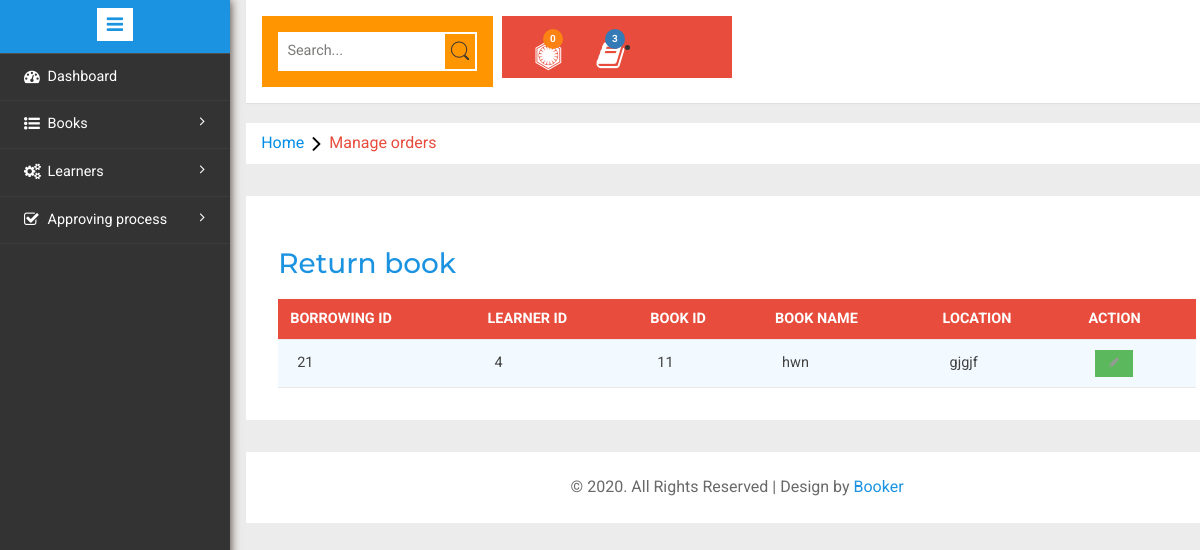
The app's page /librarian/returnbook.php with its own data.
### tables this page shows
CREATE TABLE `borrow` (
  `brid` int(11) NOT NULL,
  `learnerid` varchar(100) DEFAULT NULL,
  `bdate` timestamp NOT NULL DEFAULT CURRENT_TIMESTAMP,
  `bookid` varchar(100) DEFAULT NULL,
  `bookname` varchar(100) DEFAULT NULL,
  `location` varchar(100) DEFAULT NULL,
  `status` varchar(120) DEFAULT 'waiting'
);

### librarian/returnbook.php (the view, shortened to what this page needs)
<?php
include('includes/header.php');
include('includes/navbar.php');
?>
				</div>
<ol class="breadcrumb">
                <li class="breadcrumb-item"><a href="index.php">Home</a><i class="fa fa-angle-right"></i>Manage orders</li>
            </ol>
<div class="agile-grids">
				<div class="agile-tables">
					<div class="w3l-table-info">
					  <h2>Return book</h2>
					    <table id="table">
						<thead>
						  <tr>
               <th>Borrowing id</th>
							<th>Learner id</th>
              <th>Book id</th>
							<th>Book name</th>
               <th>Location</th>
                <th>Action</th>
						  </tr>
						</thead>
						<tbody>
                          <?php
$ret="SELECT * FROM borrow where status='Approved' ";
                    $stmt= $conn->prepare($ret) ;
                    $stmt->execute() ;
                    $res=$stmt->get_result();
                    while($row=$res->fetch_object())
                    	  {
                              ?>
                              <tr>
							<td><?php echo $row->brid; ?></td>
							<td><?php echo $row->learnerid; ?></td>
							<td><?php echo $row->bookid; ?></td>
							<td><?php echo $row->bookname; ?></td>
                            <td><?php echo $row->location; ?></td>
                            <td>
  <a href='returnform.php?bookid=<?php echo $row->bookid;?>'><button class="btn btn-success btn-sm"><i class="fa fa-pencil"></i></button></a>
                  </div>
                          <?php } ?>
					</div>
                    </div>
                    </div>
<?php include('includes/footer.php'); ?>

### librarian/css/table-style.css (style rules this page uses)
table { background: white; border-collapse: collapse; margin: 1.25em 0 0; width: 100%; }
table tr, table th, table td { border: none; border-bottom: 1px solid #e8e8e8; font-size: .95em; }
table th, table td { padding: 10px 12px; text-align: left; }
table th { background: #e74c3c; color: #fff; text-transform: uppercase; }
table tr td { background: #f3faff; color: #424242; }
table { width: 100%; }

### records on screen
borrow: brid "21", learnerid "4", bookid "11", bookname "hwn", location "gjgjf"

### other values on screen
$countw "0"
$countbook "3"
